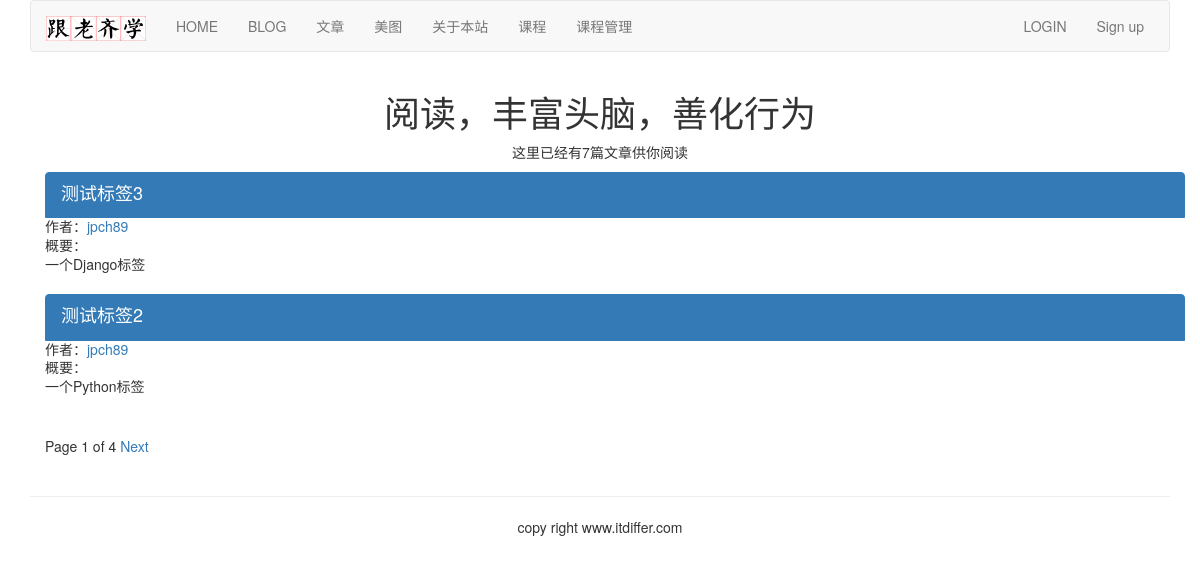
The page /article/list-article-titles/ on the database its author committed.
### article/models.py (models this page shows, shortened)
class ArticlePost(models.Model):
    author = models.ForeignKey(
        User, on_delete=models.CASCADE, related_name='article')
    title = models.CharField(max_length=200)
    slug = models.SlugField(max_length=500)
    column = models.ForeignKey(
        ArticleColumn, on_delete=models.CASCADE, related_name='article_column')
    body = models.TextField()
    created = models.DateTimeField(default=timezone.now)
    updated = models.DateTimeField(auto_now=True)
    users_like = models.ManyToManyField(User, related_name='articles_like', blank=True)
    article_tag = models.ManyToManyField(ArticleTag, related_name='article_tag', blank=True)
    class Meta:
        ordering = ('-updated', )
        index_together = (('id', 'slug'), )
    def get_url_path(self):
        return reverse('article:article_content', args=[self.id, self.slug])

### article/list_views.py (the view)
# urls.py: path('list-article-titles/', list_views.article_titles, name='article_titles'),
def article_titles(request, username=None):
    if username:
        user = User.objects.get(username=username)
        articles_title = ArticlePost.objects.filter(author=user)
        try:
            userinfo = user.userinfo
        except:
            userinfo = None
    else:
        articles_title = ArticlePost.objects.all()
    paginator = Paginator(articles_title, 2)
    page = request.GET.get('page')
    try:
        current_page = paginator.page(page)
        articles = current_page.object_list
    except PageNotAnInteger:
        current_page = paginator.page(1)
        articles = current_page.object_list
    except EmptyPage:
        current_page = paginator.page(paginator.num_pages)
        articles = current_page.object_list
    if username:
        return render(request, 'article/list/author_articles.html', {
            'articles': articles, 'page': current_page,
            'userinfo': userinfo, 'user': user
        })
    return render(request, 'article/list/article_titles.html', {
        'articles': articles,
        'page': current_page,
    })

### article/templatetags/article_tags.py (called while the page is built)
@register.simple_tag
def total_articles():
    return ArticlePost.objects.count()

### templates/article/list/article_titles.html (shortened to what this page needs)
{% extends "base.html" %}
{% load article_tags %}
{% block content %}
<div class="row text-center vertical-middle-sm">
  <h1>阅读，丰富头脑，善化行为</h1>
  <p>这里已经有{% total_articles %}篇文章供你阅读</p>
</div>
<div class="container">
  {% for article in articles %}
    <div class="list-group">
      <a href="{{ article.get_url_path }}" class="list-group-item active">
        <h4 class="list-group-item-heading">{{ article.title }}</h4>
      </a>
        <p class="list-group-item-text">
          作者：<a href="{% url 'article:author_articles' article.author.username %}">{{ article.author.username }}</a>
        </p>
        <p class="list-group-item-text">概要：{{ article.body | slice:'70' | linebreaks }}</p>
    </div>
  {% endfor %}
  {% include "paginator.html" %}
</div>
{% endblock content %}

### rows shown on the page
ArticlePost: title "测试标签3", author.username "jpch89", body "一个Django标签"
ArticlePost: title "测试标签2", author.username "jpch89", body "一个Python标签"

### other values the page prints
{{ page.number }} "1"
{{ page.paginator.num_pages }} "4"
